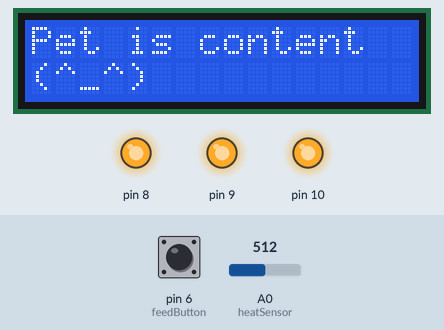
Simulated run of this sketch. Board: Arduino Uno, built with avr-gcc and run on an emulated ATmega328P. Shown: 16×2 character LCD, output pins drawn as LEDs (lit = HIGH). The inputs (shaded band) are chosen by the test bench; at power-on: A0 (heatSensor) = 512, pin 6 (feedButton) LOW. What the sketch prints to the serial monitor is not drawn.

Above: at 1.2 s.
1.3 s: A0 (heatSensor) set to 163
At 3.7 s:
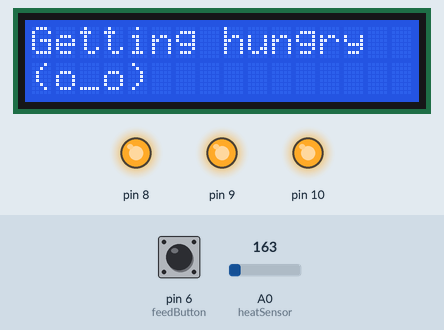
6.0 s: A0 (heatSensor) set to 149
At 6.5 s:
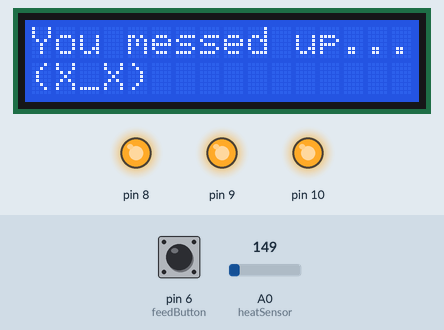
14.3 s: A0 (heatSensor) set to 13
At 15.6 s:
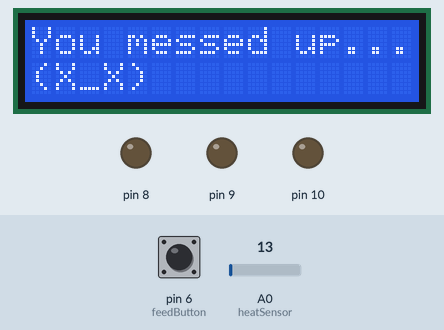
Timing chart, 0 to 17.3 s (numbered marks = the images above; inputs shaded):
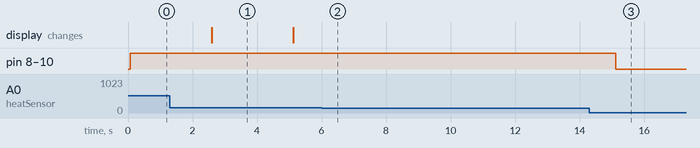

The sketch:

tamagotuino.ino
```cpp
#include <LiquidCrystal.h>
LiquidCrystal lcd(12, 11, 5, 4, 3, 2);

const int feedButton = 6;
const int heatSensor = A0;
const int temperatureThreshold = 23.0;
int fullness = 10;
float rawTemperature;
int temperature;
int pitch = 1000;
int cryCounter = 0;
bool isHungry;
bool isCold;
bool isDead;
bool soundOn = false;


int activatedFeedButton = 0;

void setup() {
  Serial.begin(9600);
  lcd.begin(16, 2);
  pinMode(feedButton, INPUT);
  for (int ledNumber = 8; ledNumber < 11; ledNumber++) {
    pinMode(ledNumber, OUTPUT);
    digitalWrite(ledNumber, LOW);
  }
  checkTemperature();
  contentDisplay();
}

void loop() {

  activatedFeedButton = digitalRead(feedButton);
  int heatValue = analogRead(heatSensor);
  float voltage = (heatValue/1024.0) * 5;
  rawTemperature = (voltage -.5) * 100;
  temperature = (int) rawTemperature;
  checkTemperature();
  if (isDead == false) ledStatus();

  if (fullness <= 0 || temperature < (temperatureThreshold - 5)) {
    if (cryCounter == 0 && soundOn == true) {
    deathCry();
    cryCounter++;
    }
    diedDisplay();
  } else if (fullness < 6) {
    gettingHungryDisplay();
    isHungry = true;
    if (soundOn == true) {
      gettingHungrySound();
    }
    live();
  } else if (isCold == true) {
    gettingColdDisplay();
    live();
  } else {
    contentDisplay();
    live();
  }

  if (activatedFeedButton == HIGH && isHungry == true) {
    feed();
  }

}

void live() {
  delay(500);
  fullness--;
}

void feed() {
  isHungry = false;
  fullness = 10;
}

void checkTemperature() {

  if (temperature < temperatureThreshold) {
    isCold = true;
  } else {
    isCold = false;
  }

}

void ledStatus() {
  Serial.print("THIS IS BEING CALLED");
  if (temperature >= temperatureThreshold) {
    digitalWrite(8, HIGH);
    digitalWrite(9, HIGH);
    digitalWrite(10, HIGH);
  } else if (temperature <= (temperatureThreshold - 5)) {
    isDead = true;
    digitalWrite(8, LOW);
    digitalWrite(9, LOW);
    digitalWrite(10, LOW);
  } else if (temperature < (temperatureThreshold - 3)) {
    digitalWrite(8, LOW);
    digitalWrite(9, LOW);
    digitalWrite(10, HIGH);
  } else {
    digitalWrite(8, LOW);
    digitalWrite(9, HIGH);
    digitalWrite(10, HIGH);
  }
}

void gettingHungrySound() {
  tone(7, 100, 150);
  delay(150);
  tone(7, 150, 75);
  delay(75);
  tone(7, 160, 75);
}

void deathCry() {
  tone(7, 80, 150);
  delay(150);
  tone(7, 70, 150);
  delay(150);
  tone(7, 60, 450);
}

void contentDisplay() {
  lcd.clear();
  lcd.print("Pet is content");
  lcd.setCursor(0, 1);
  lcd.print("(^_^)");
}

void gettingHungryDisplay() {
  lcd.clear();
  lcd.setCursor(0, 0);
  lcd.print("Getting hungry");
  lcd.setCursor(0, 1);
  lcd.print("(o_o)");
}

void gettingColdDisplay() {
  lcd.clear();
  lcd.setCursor(0, 0);
  lcd.print("Getting cold");
  lcd.setCursor(0, 1);
  lcd.print("(~_~)");
  delay(1000);
}

void diedDisplay() {
  lcd.clear();
  lcd.setCursor(0, 0);
  lcd.print("You messed up...");
  lcd.setCursor(0, 1);
  lcd.print("(X_X)");
  delay(10000);
}
```

Measured:
- the behaviour switches between 150 and 149 on A0 (heatSensor) (found by bisection; images 1 and 2)
- after the input at 6.0 s, every drawn part: stays the same
- after the input at 14.3 s, pin 9, pin 10: HIGH → LOW after 0.83 s
- what the display in image 1 shows lasts 2.5 s, from 2.6 s to 5.1 s
